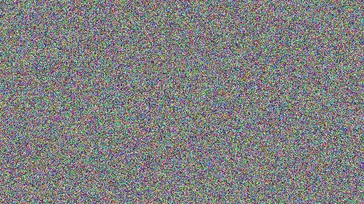
#> input picture archive_cyberchallenge-2023/theory/xor/images/flag.jpg, 364 x 204 px, shrunk from 582 x 327 before the run
$ python image_xor.py
#> lines starting #> are read from the running program, lines starting #| are printed output that depends on the picture
FLAG = './images/flag.jpg'
LEMUR = './images/lemur.jpg'
RESULT = './images/result.jpg'

"""
from PIL import Image, ImageChops
import numpy as np
from matplotlib import cm

im1 = Image.open(FLAG)
im2 = Image.open(LEMUR)
"""

import cv2

img1 = cv2.imread(FLAG)
#> img1 is the input picture: shape (204, 364, 3); mean B, G, R 127.6, 127.5, 127.6
img2 = cv2.imread(LEMUR)
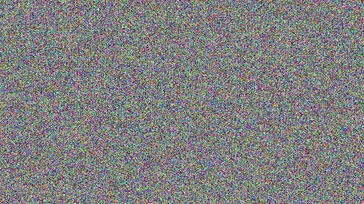
#> input picture archive_cyberchallenge-2023/theory/xor/images/lemur.jpg, 364 x 204 px, shrunk from 582 x 327 before the run
#> img2 is the input picture: shape (204, 364, 3); mean B, G, R 127.6, 127.3, 127.6
bitwise_xor = cv2.bitwise_xor(img2, img1)
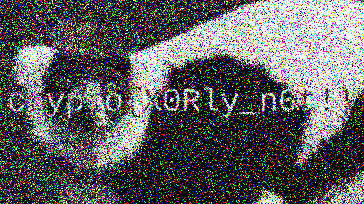
#> bitwise_xor: shape (204, 364, 3); mean B, G, R 96.9, 95.6, 96.2

cv2.imshow("bit_and", bitwise_xor)

cv2.waitKey(0)
cv2.destroyAllWindows()
